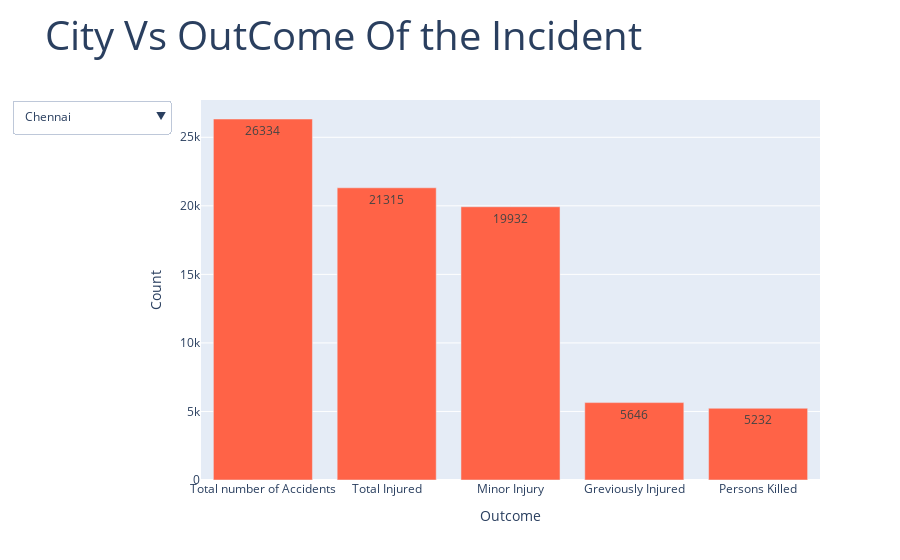

Notebook code cell kept with this figure:
### Markdown cell above
# Outcome of the Incident For each City

### Code cell
city_list = sorted(set(df["Million Plus Cities"]))
fig=go.Figure()
city_plot_names = []
buttons=[]
default_city = "Chennai"
for city_name in city_list:
    region=df[df["Million Plus Cities"]==city_name].groupby(by=["Outcome of Incident"])["Count"].sum().reset_index()
    region=region.sort_values(by="Count",ascending=False)
    fig.add_trace(go.Bar(x=region["Outcome of Incident"],y=region["Count"],marker=dict(color="tomato"),text=region["Count"], visible=(city_name==default_city)))
  
    city_plot_names.extend([city_name])
    
for city_name in city_list:
    buttons.append(dict(method='update',
                        label=city_name,
                        args = [{'visible': [city_name==r for r in city_plot_names]}]))

# Add dropdown menus to the figure
fig.update_layout(showlegend=False, updatemenus=[{"buttons": buttons, "direction": "down", "active": city_list.index(default_city)}])
fig.update_layout(xaxis_title="Outcome", yaxis_title="Count",title=dict(text="City Vs OutCome Of the Incident", font=dict(size=40)))
fig.show()

### Figure 1 — Plotly figure (JSON) as saved in the notebook; plotly's stock layout.template omitted (floating-point values rounded to 4 significant figures)
{"data": [{"marker": {"color": "tomato"}, "text": [5436, 3165, 3084, 2262, 1536], "type": "bar", "visible": false, "x": ["Total number of Accidents", "Total Injured", "Persons Killed", "Greviously Injured", "Minor Injury"], "y": [5436, 3165, 3084, 2262, 1536]}, {"marker": {"color": "tomato"}, "text": [7110, 3930, 2856, 2040, 1860], "type": "bar", "visible": false, "x": ["Total number of Accidents", "Total Injured", "Greviously Injured", "Persons Killed", "Minor Injury"], "y": [7110, 3930, 2856, 2040, 1860]}, {"marker": {"color": "tomato"}, "text": [6912, 3666, 3660, 3102, 726], "type": "bar", "visible": false, "x": ["Total number of Accidents", "Minor Injury", "Total Injured", "Persons Killed", "Greviously Injured"], "y": [6912, 3666, 3660, 3102, 726]}, {"marker": {"color": "tomato"}, "text": [600, 396, 295, 228, 126], "type": "bar", "visible": false, "x": ["Total number of Accidents", "Persons Killed", "Total Injured", "Greviously Injured", "Minor Injury"], "y": [600, 396, 295, 228, 126]}, {"marker": {"color": "tomato"}, "text": [2568, 1890, 1230, 1218, 258], "type": "bar", "visible": false, "x": ["Total number of Accidents", "Persons Killed", "Total Injured", "Greviously Injured", "Minor Injury"], "y": [2568, 1890, 1230, 1218, 258]}, {"marker": {"color": "tomato"}, "text": [2436, 1465, 1320, 816, 438], "type": "bar", "visible": false, "x": ["Total number of Accidents", "Total Injured", "Greviously Injured", "Persons Killed", "Minor Injury"], "y": [2436, 1465, 1320, 816, 438]}, {"marker": {"color": "tomato"}, "text": [19398, 13755, 10242, 6264, 3876], "type": "bar", "visible": false, "x": ["Total number of Accidents", "Total Injured", "Greviously Injured", "Minor Injury", "Persons Killed"], "y": [19398, 13755, 10242, 6264, 3876]}, {"marker": {"color": "tomato"}, "text": [13770, 9726, 9035, 1422, 1116], "type": "bar", "visible": false, "x": ["Total number of Accidents", "Minor Injury", "Total Injured", "Persons Killed", "Greviously Injured"], "y": [13770, 9726, 9035, 1422, 1116]}, {"marker": {"color": "tomato"}, "text": [954, 804, 740, 318, 84], "type": "bar", "visible": false, "x": ["Total number of Accidents", "Minor Injury", "Total Injured", "Persons Killed", "Greviously Injured"], "y": [954, 804, 740, 318, 84]}, {"marker": {"color": "tomato"}, "text": [26334, 21315, 19932, 5646, 5232], "type": "bar", "visible": true, "x": ["Total number of Accidents", "Total Injured", "Minor Injury", "Greviously Injured", "Persons Killed"], "y": [26334, 21315, 19932, 5646, 5232]}, {"marker": {"color": "tomato"}, "text": [4242, 3610, 2250, 2082, 388], "type": "bar", "visible": false, "x": ["Total number of Accidents", "Total Injured", "Minor Injury", "Greviously Injured", "Persons Killed"], "y": [4242, 3610, 2250, 2082, 388]}, {"marker": {"color": "tomato"}, "text": [25068, 20700, 18310, 7176, 1272], "type": "bar", "visible": false, "x": ["Total number of Accidents", "Minor Injury", "Total Injured", "Persons Killed", "Greviously Injured"], "y": [25068, 20700, 18310, 7176, 1272]}, {"marker": {"color": "tomato"}, "text": [984, 498, 490, 432, 156], "type": "bar", "visible": false, "x": ["Total number of Accidents", "Persons Killed", "Total Injured", "Greviously Injured", "Minor Injury"], "y": [984, 498, 490, 432, 156]}, {"marker": {"color": "tomato"}, "text": [2934, 2136, 2105, 1170, 390], "type": "bar", "visible": false, "x": ["Total number of Accidents", "Minor Injury", "Total Injured", "Persons Killed", "Greviously Injured"], "y": [2934, 2136, 2105, 1170, 390]}, {"marker": {"color": "tomato"}, "text": [4248, 2325, 1956, 1782, 1008], "type": "bar", "visible": false, "x": ["Total number of Accidents", "Total Injured", "Persons Killed", "Greviously Injured", "Minor Injury"], "y": [4248, 2325, 1956, 1782, 1008]}, {"marker": {"color": "tomato"}, "text": [10794, 7404, 6645, 1896, 570], "type": "bar", "visible": false, "x": ["Total number of Accidents", "Minor Injury", "Total Injured", "Persons Killed", "Greviously Injured"], "y": [10794, 7404, 6645, 1896, 570]}, {"marker": {"color": "tomato"}, "text": [12384, 10770, 9460, 1524, 582], "type": "bar", "visible": false, "x": ["Total number of Accidents", "Minor Injury", "Total Injured", "Persons Killed", "Greviously Injured"], "y": [12384, 10770, 9460, 1524, 582]}, {"marker": {"color": "tomato"}, "text": [18216, 14556, 13240, 2754, 1332], "type": "bar", "visible": false, "x": ["Total number of Accidents", "Minor Injury", "Total Injured", "Persons Killed", "Greviously Injured"], "y": [18216, 14556, 13240, 2754, 1332]}, {"marker": {"color": "tomato"}, "text": [19356, 16602, 16285, 2940, 2532], "type": "bar", "visible": false, "x": ["Total number of Accidents", "Minor Injury", "Total Injured", "Greviously Injured", "Persons Killed"], "y": [19356, 16602, 16285, 2940, 2532]}, {"marker": {"color": "tomato"}, "text": [11640, 7840, 6744, 3636, 2664], "type": "bar", "visible": false, "x": ["Total number of Accidents", "Total Injured", "Minor Injury", "Persons Killed", "Greviously Injured"], "y": [11640, 7840, 6744, 3636, 2664]}, {"marker": {"color": "tomato"}, "text": [714, 456, 455, 282, 90], "type": "bar", "visible": false, "x": ["Total number of Accidents", "Greviously Injured", "Total Injured", "Persons Killed", "Minor Injury"], "y": [714, 456, 455, 282, 90]}, {"marker": {"color": "tomato"}, "text": [1752, 1044, 1035, 852, 198], "type": "bar", "visible": false, "x": ["Total number of Accidents", "Minor Injury", "Total Injured", "Persons Killed", "Greviously Injured"], "y": [1752, 1044, 1035, 852, 198]}, {"marker": {"color": "tomato"}, "text": [3024, 2865, 1824, 1614, 342], "type": "bar", "visible": false, "x": ["Total number of Accidents", "Total Injured", "Greviously Injured", "Minor Injury", "Persons Killed"], "y": [3024, 2865, 1824, 1614, 342]}, {"marker": {"color": "tomato"}, "text": [7344, 4158, 3890, 3378, 510], "type": "bar", "visible": false, "x": ["Total number of Accidents", "Greviously Injured", "Total Injured", "Persons Killed", "Minor Injury"], "y": [7344, 4158, 3890, 3378, 510]}, {"marker": {"color": "tomato"}, "text": [6018, 5060, 4572, 1500, 546], "type": "bar", "visible": false, "x": ["Total number of Accidents", "Total Injured", "Greviously Injured", "Minor Injury", "Persons Killed"], "y": [6018, 5060, 4572, 1500, 546]}, {"marker": {"color": "tomato"}, "text": [8622, 7030, 6732, 1704, 606], "type": "bar", "visible": false, "x": ["Total number of Accidents", "Total Injured", "Greviously Injured", "Minor Injury", "Persons Killed"], "y": [8622, 7030, 6732, 1704, 606]}, {"marker": {"color": "tomato"}, "text": [10098, 7005, 5064, 3342, 1206], "type": "bar", "visible": false, "x": ["Total number of Accidents", "Total Injured", "Greviously Injured", "Minor Injury", "Persons Killed"], "y": [10098, 7005, 5064, 3342, 1206]}, {"marker": {"color": "tomato"}, "text": [8466, 7236, 6905, 1164, 1050], "type": "bar", "visible": false, "x": ["Total number of Accidents", "Greviously Injured", "Total Injured", "Persons Killed", "Minor Injury"], "y": [8466, 7236, 6905, 1164, 1050]}, {"marker": {"color": "tomato"}, "text": [2118, 1810, 1770, 402, 360], "type": "bar", "visible": false, "x": ["Total number of Accidents", "Total Injured", "Minor Injury", "Greviously Injured", "Persons Killed"], "y": [2118, 1810, 1770, 402, 360]}, {"marker": {"color": "tomato"}, "text": [5676, 2770, 2244, 1836, 1488], "type": "bar", "visible": false, "x": ["Total number of Accidents", "Total Injured", "Persons Killed", "Greviously Injured", "Minor Injury"], "y": [5676, 2770, 2244, 1836, 1488]}, {"marker": {"color": "tomato"}, "text": [2508, 1698, 920, 834, 270], "type": "bar", "visible": false, "x": ["Total number of Accidents", "Persons Killed", "Total Injured", "Greviously Injured", "Minor Injury"], "y": [2508, 1698, 920, 834, 270]}, {"marker": {"color": "tomato"}, "text": [3180, 2495, 2322, 672, 486], "type": "bar", "visible": false, "x": ["Total number of Accidents", "Total Injured", "Minor Injury", "Greviously Injured", "Persons Killed"], "y": [3180, 2495, 2322, 672, 486]}, {"marker": {"color": "tomato"}, "text": [10704, 9140, 8208, 2760, 1482], "type": "bar", "visible": false, "x": ["Total number of Accidents", "Total Injured", "Greviously Injured", "Minor Injury", "Persons Killed"], "y": [10704, 9140, 8208, 2760, 1482]}, {"marker": {"color": "tomato"}, "text": [4350, 2760, 2435, 2094, 162], "type": "bar", "visible": false, "x": ["Total number of Accidents", "Minor Injury", "Total Injured", "Persons Killed", "Greviously Injured"], "y": [4350, 2760, 2435, 2094, 162]}, {"marker": {"color": "tomato"}, "text": [10872, 8700, 7782, 2658, 2094], "type": "bar", "visible": false, "x": ["Total number of Accidents", "Total Injured", "Greviously Injured", "Minor Injury", "Persons Killed"], "y": [10872, 8700, 7782, 2658, 2094]}, {"marker": {"color": "tomato"}, "text": [4638, 3760, 2520, 1992, 1260], "type": "bar", "visible": false, "x": ["Total number of Accidents", "Total Injured", "Greviously Injured", "Minor Injury", "Persons Killed"], "y": [4638, 3760, 2520, 1992, 1260]}, {"marker": {"color": "tomato"}, "text": [2496, 1825, 1722, 1026, 468], "type": "bar", "visible": false, "x": ["Total number of Accidents", "Total Injured", "Greviously Injured", "Persons Killed", "Minor Injury"], "y": [2496, 1825, 1722, 1026, 468]}, {"marker": {"color": "tomato"}, "text": [2238, 1368, 1215, 1086, 90], "type": "bar", "visible": false, "x": ["Total number of Accidents", "Greviously Injured", "Total Injured", "Persons Killed", "Minor Injury"], "y": [2238, 1368, 1215, 1086, 90]}, {"marker": {"color": "tomato"}, "text": [2892, 1940, 1782, 858, 546], "type": "bar", "visible": false, "x": ["Total number of Accidents", "Total Injured", "Greviously Injured", "Persons Killed", "Minor Injury"], "y": [2892, 1940, 1782, 858, 546]}, {"marker": {"color": "tomato"}, "text": [10596, 7470, 6470, 2892, 294], "type": "bar", "visible": false, "x": ["Total number of Accidents", "Minor Injury", "Total Injured", "Persons Killed", "Greviously Injured"], "y": [10596, 7470, 6470, 2892, 294]}, {"marker": {"color": "tomato"}, "text": [2592, 1620, 1206, 828, 738], "type": "bar", "visible": false, "x": ["Total number of Accidents", "Total Injured", "Greviously Injured", "Persons Killed", "Minor Injury"], "y": [2592, 1620, 1206, 828, 738]}, {"marker": {"color": "tomato"}, "text": [1650, 1650, 1375, 270, 0], "type": "bar", "visible": false, "x": ["Minor Injury", "Total number of Accidents", "Total Injured", "Persons Killed", "Greviously Injured"], "y": [1650, 1650, 1375, 270, 0]}, {"marker": {"color": "tomato"}, "text": [3450, 2115, 1908, 1146, 630], "type": "bar", "visible": false, "x": ["Total number of Accidents", "Total Injured", "Greviously Injured", "Persons Killed", "Minor Injury"], "y": [3450, 2115, 1908, 1146, 630]}, {"marker": {"color": "tomato"}, "text": [7284, 6315, 6144, 1434, 648], "type": "bar", "visible": false, "x": ["Total number of Accidents", "Total Injured", "Greviously Injured", "Minor Injury", "Persons Killed"], "y": [7284, 6315, 6144, 1434, 648]}, {"marker": {"color": "tomato"}, "text": [8784, 8160, 6612, 3180, 804], "type": "bar", "visible": false, "x": ["Total number of Accidents", "Total Injured", "Greviously Injured", "Minor Injury", "Persons Killed"], "y": [8784, 8160, 6612, 3180, 804]}, {"marker": {"color": "tomato"}, "text": [2406, 2388, 2005, 522, 0], "type": "bar", "visible": false, "x": ["Minor Injury", "Total number of Accidents", "Total Injured", "Persons Killed", "Greviously Injured"], "y": [2406, 2388, 2005, 522, 0]}, {"marker": {"color": "tomato"}, "text": [2886, 2040, 1446, 1002, 918], "type": "bar", "visible": false, "x": ["Total number of Accidents", "Total Injured", "Greviously Injured", "Minor Injury", "Persons Killed"], "y": [2886, 2040, 1446, 1002, 918]}, {"marker": {"color": "tomato"}, "text": [2670, 1525, 1278, 1092, 738], "type": "bar", "visible": false, "x": ["Total number of Accidents", "Total Injured", "Persons Killed", "Greviously Injured", "Minor Injury"], "y": [2670, 1525, 1278, 1092, 738]}, {"marker": {"color": "tomato"}, "text": [6432, 4885, 3408, 2454, 1644], "type": "bar", "visible": false, "x": ["Total number of Accidents", "Total Injured", "Minor Injury", "Greviously Injured", "Persons Killed"], "y": [6432, 4885, 3408, 2454, 1644]}, {"marker": {"color": "tomato"}, "text": [10590, 5910, 4764, 2328, 1530], "type": "bar", "visible": false, "x": ["Total number of Accidents", "Total Injured", "Greviously Injured", "Minor Injury", "Persons Killed"], "y": [10590, 5910, 4764, 2328, 1530]}], "layout": {"showlegend": false, "title": {"font": {"size": 40}, "text": "City Vs OutCome Of the Incident"}, "updatemenus": [{"active": 9, "buttons": [{"args": [{"visible": [true, false, false, false, false, false, false, false, false, false, false, false, false, false, false, false, false, false, false, false, false, false, false, false, false, false, false, false, false, false, false, false, false, false, false, false, false, false, false, false, false, false, false, false, false, false, false, false, false, false]}], "label": "Agra", "method": "update"}, {"args": [{"visible": [false, true, false, false, false, false, false, false, false, false, false, false, false, false, false, false, false, false, false, false, false, false, false, false, false, false, false, false, false, false, false, false, false, false, false, false, false, false, false, false, false, false, false, false, false, false, false, false, false, false]}], "label": "Ahmedabad", "method": "update"}, {"args": [{"visible": [false, false, true, false, false, false, false, false, false, false, false, false, false, false, false, false, false, false, false, false, false, false, false, false, false, false, false, false, false, false, false, false, false, false, false, false, false, false, false, false, false, false, false, false, false, false, false, false, false, false]}], "label": "Allahabad(Prayagraj)", "method": "update"}, {"args": [{"visible": [false, false, false, true, false, false, false, false, false, false, false, false, false, false, false, false, false, false, false, false, false, false, false, false, false, false, false, false, false, false, false, false, false, false, false, false, false, false, false, false, false, false, false, false, false, false, false, false, false, false]}], "label": "Amritsar", "method": "update"}, {"args": [{"visible": [false, false, false, false, true, false, false, false, false, false, false, false, false, false, false, false, false, false, false, false, false, false, false, false, false, false, false, false, false, false, false, false, false, false, false, false, false, false, false, false, false, false, false, false, false, false, false, false, false, false]}], "label": "Asansol Durgapur", "method": "update"}, {"args": [{"visible": [false, false, false, false, false, true, false, false, false, false, false, false, false, false, false, false, false, false, false, false, false, false, false, false, false, false, false, false, false, false, false, false, false, false, false, false, false, false, false, false, false, false, false, false, false, false, false, false, false, false]}], "label": "Aurangabad", "method": "update"}, {"args": [{"visible": [false, false, false, false, false, false, true, false, false, false, false, false, false, false, false, false, false, false, false, false, false, false, false, false, false, false, false, false, false, false, false, false, false, false, false, false, false, false, false, false, false, false, false, false, false, false, false, false, false, false]}], "label": "Bengaluru", "method": "update"}, {"args": [{"visible": [false, false, false, false, false, false, false, true, false, false, false, false, false, false, false, false, false, false, false, false, false, false, false, false, false, false, false, false, false, false, false, false, false, false, false, false, false, false, false, false, false, false, false, false, false, false, false, false, false, false]}], "label": "Bhopal", "method": "update"}, {"args": [{"visible": [false, false, false, false, false, false, false, false, true, false, false, false, false, false, false, false, false, false, false, false, false, false, false, false, false, false, false, false, false, false, false, false, false, false, false, false, false, false, false, false, false, false, false, false, false, false, false, false, false, false]}], "label": "Chandigarh", "method": "update"}, {"args": [{"visible": [false, false, false, false, false, false, false, false, false, true, false, false, false, false, false, false, false, false, false, false, false, false, false, false, false, false, false, false, false, false, false, false, false, false, false, false, false, false, false, false, false, false, false, false, false, false, false, false, false, false]}], "label": "Chennai", "method": "update"}, {"args": [{"visible": [false, false, false, false, false, false, false, false, false, false, true, false, false, false, false, false, false, false, false, false, false, false, false, false, false, false, false, false, false, false, false, false, false, false, false, false, false, false, false, false, false, false, false, false, false, false, false, false, false, false]}], "label": "Coimbatore", "method": "update"}, {"args": [{"visible": [false, false, false, false, false, false, false, false, false, false, false, true, false, false, false, false, false, false, false, false, false, false, false, false, false, false, false, false, false, false, false, false, false, false, false, false, false, false, false, false, false, false, false, false, false, false, false, false, false, false]}], "label": "Delhi", "method": "update"}, {"args": [{"visible": [false, false, false, false, false, false, false, false, false, false, false, false, true, false, false, false, false, false, false, false, false, false, false, false, false, false, false, false, false, false, false, false, false, false, false, false, false, false, false, false, false, false, false, false, false, false, false, false, false, false]}], "label": "Dhanbad", "method": "update"}, {"args": [{"visible": [false, false, false, false, false, false, false, false, false, false, false, false, false, true, false, false, false, false, false, false, false, false, false, false, false, false, false, false, false, false, false, false, false, false, false, false, false, false, false, false, false, false, false, false, false, false, false, false, false, false]}], "label": "Faridabad", "method": "update"}, {"args": [{"visible": [false, false, false, false, false, false, false, false, false, false, false, false, false, false, true, false, false, false, false, false, false, false, false, false, false, false, false, false, false, false, false, false, false, false, false, false, false, false, false, false, false, false, false, false, false, false, false, false, false, false]}], "label": "Ghaziabad", "method": "update"}, {"args": [{"visible": [false, false, false, false, false, false, false, false, false, false, false, false, false, false, false, true, false, false, false, false, false, false, false, false, false, false, false, false, false, false, false, false, false, false, false, false, false, false, false, false, false, false, false, false, false, false, false, false, false, false]}], "label": "Gwalior", "method": "update"}, {"args": [{"visible": [false, false, false, false, false, false, false, false, false, false, false, false, false, false, false, false, true, false, false, false, false, false, false, false, false, false, false, false, false, false, false, false, false, false, false, false, false, false, false, false, false, false, false, false, false, false, false, false, false, false]}], "label": "Hyderabad", "method": "update"}, {"args": [{"visible": [false, false, false, false, false, false, false, false, false, false, false, false, false, false, false, false, false, true, false, false, false, false, false, false, false, false, false, false, false, false, false, false, false, false, false, false, false, false, false, false, false, false, false, false, false, false, false, false, false, false]}], "label": "Indore", "method": "update"}, {"args": [{"visible": [false, false, false, false, false, false, false, false, false, false, false, false, false, false, false, false, false, false, true, false, false, false, false, false, false, false, false, false, false, false, false, false, false, false, false, false, false, false, false, false, false, false, false, false, false, false, false, false, false, false]}], "label": "Jabalpur", "method": "update"}, {"args": [{"visible": [false, false, false, false, false, false, false, false, false, false, false, false, false, false, false, false, false, false, false, true, false, false, false, false, false, false, false, false, false, false, false, false, false, false, false, false, false, false, false, false, false, false, false, false, false, false, false, false, false, false]}], "label": "Jaipur", "method": "update"}, {"args": [{"visible": [false, false, false, false, false, false, false, false, false, false, false, false, false, false, false, false, false, false, false, false, true, false, false, false, false, false, false, false, false, false, false, false, false, false, false, false, false, false, false, false, false, false, false, false, false, false, false, false, false, false]}], "label": "Jamshedpur", "method": "update"}, {"args": [{"visible": [false, false, false, false, false, false, false, false, false, false, false, false, false, false, false, false, false, false, false, false, false, true, false, false, false, false, false, false, false, false, false, false, false, false, false, false, false, false, false, false, false, false, false, false, false, false, false, false, false, false]}], "label": "Jodhpur", "method": "update"}, {"args": [{"visible": [false, false, false, false, false, false, false, false, false, false, false, false, false, false, false, false, false, false, false, false, false, false, true, false, false, false, false, false, false, false, false, false, false, false, false, false, false, false, false, false, false, false, false, false, false, false, false, false, false, false]}], "label": "Kannur", "method": "update"}, {"args": [{"visible": [false, false, false, false, false, false, false, false, false, false, false, false, false, false, false, false, false, false, false, false, false, false, false, true, false, false, false, false, false, false, false, false, false, false, false, false, false, false, false, false, false, false, false, false, false, false, false, false, false, false]}], "label": "Kanpur", "method": "update"}, {"args": [{"visible": [false, false, false, false, false, false, false, false, false, false, false, false, false, false, false, false, false, false, false, false, false, false, false, false, true, false, false, false, false, false, false, false, false, false, false, false, false, false, false, false, false, false, false, false, false, false, false, false, false, false]}], "label": "Khozikode", "method": "update"}, {"args": [{"visible": [false, false, false, false, false, false, false, false, false, false, false, false, false, false, false, false, false, false, false, false, false, false, false, false, false, true, false, false, false, false, false, false, false, false, false, false, false, false, false, false, false, false, false, false, false, false, false, false, false, false]}], "label": "Kochi", "method": "update"}, {"args": [{"visible": [false, false, false, false, false, false, false, false, false, false, false, false, false, false, false, false, false, false, false, false, false, false, false, false, false, false, true, false, false, false, false, false, false, false, false, false, false, false, false, false, false, false, false, false, false, false, false, false, false, false]}], "label": "Kolkata", "method": "update"}, {"args": [{"visible": [false, false, false, false, false, false, false, false, false, false, false, false, false, false, false, false, false, false, false, false, false, false, false, false, false, false, false, true, false, false, false, false, false, false, false, false, false, false, false, false, false, false, false, false, false, false, false, false, false, false]}], "label": "Kollam", "method": "update"}, {"args": [{"visible": [false, false, false, false, false, false, false, false, false, false, false, false, false, false, false, false, false, false, false, false, false, false, false, false, false, false, false, false, true, false, false, false, false, false, false, false, false, false, false, false, false, false, false, false, false, false, false, false, false, false]}], "label": "Kota", "method": "update"}, {"args": [{"visible": [false, false, false, false, false, false, false, false, false, false, false, false, false, false, false, false, false, false, false, false, false, false, false, false, false, false, false, false, false, true, false, false, false, false, false, false, false, false, false, false, false, false, false, false, false, false, false, false, false, false]}], "label": "Lucknow", "method": "update"}, {"args": [{"visible": [false, false, false, false, false, false, false, false, false, false, false, false, false, false, false, false, false, false, false, false, false, false, false, false, false, false, false, false, false, false, true, false, false, false, false, false, false, false, false, false, false, false, false, false, false, false, false, false, false, false]}], "label": "Ludhiana", "method": "update"}, {"args": [{"visible": [false, false, false, false, false, false, false, false, false, false, false, false, false, false, false, false, false, false, false, false, false, false, false, false, false, false, false, false, false, false, false, true, false, false, false, false, false, false, false, false, false, false, false, false, false, false, false, false, false, false]}], "label": "Madurai", "method": "update"}, {"args": [{"visible": [false, false, false, false, false, false, false, false, false, false, false, false, false, false, false, false, false, false, false, false, false, false, false, false, false, false, false, false, false, false, false, false, true, false, false, false, false, false, false, false, false, false, false, false, false, false, false, false, false, false]}], "label": "Mallapuram", "method": "update"}, {"args": [{"visible": [false, false, false, false, false, false, false, false, false, false, false, false, false, false, false, false, false, false, false, false, false, false, false, false, false, false, false, false, false, false, false, false, false, true, false, false, false, false, false, false, false, false, false, false, false, false, false, false, false, false]}], "label": "Meerut", "method": "update"}, {"args": [{"visible": [false, false, false, false, false, false, false, false, false, false, false, false, false, false, false, false, false, false, false, false, false, false, false, false, false, false, false, false, false, false, false, false, false, false, true, false, false, false, false, false, false, false, false, false, false, false, false, false, false, false]}], "label": "Mumbai", "method": "update"}, {"args": [{"visible": [false, false, false, false, false, false, false, false, false, false, false, false, false, false, false, false, false, false, false, false, false, false, false, false, false, false, false, false, false, false, false, false, false, false, false, true, false, false, false, false, false, false, false, false, false, false, false, false, false, false]}], "label": "Nagpur", "method": "update"}, {"args": [{"visible": [false, false, false, false, false, false, false, false, false, false, false, false, false, false, false, false, false, false, false, false, false, false, false, false, false, false, false, false, false, false, false, false, false, false, false, false, true, false, false, false, false, false, false, false, false, false, false, false, false, false]}], "label": "Nashik", "method": "update"}, {"args": [{"visible": [false, false, false, false, false, false, false, false, false, false, false, false, false, false, false, false, false, false, false, false, false, false, false, false, false, false, false, false, false, false, false, false, false, false, false, false, false, true, false, false, false, false, false, false, false, false, false, false, false, false]}], "label": "Patna", "method": "update"}, {"args": [{"visible": [false, false, false, false, false, false, false, false, false, false, false, false, false, false, false, false, false, false, false, false, false, false, false, false, false, false, false, false, false, false, false, false, false, false, false, false, false, false, true, false, false, false, false, false, false, false, false, false, false, false]}], "label": "Pune", "method": "update"}, {"args": [{"visible": [false, false, false, false, false, false, false, false, false, false, false, false, false, false, false, false, false, false, false, false, false, false, false, false, false, false, false, false, false, false, false, false, false, false, false, false, false, false, false, true, false, false, false, false, false, false, false, false, false, false]}], "label": "Raipur", "method": "update"}, {"args": [{"visible": [false, false, false, false, false, false, false, false, false, false, false, false, false, false, false, false, false, false, false, false, false, false, false, false, false, false, false, false, false, false, false, false, false, false, false, false, false, false, false, false, true, false, false, false, false, false, false, false, false, false]}], "label": "Rajkot", "method": "update"}, {"args": [{"visible": [false, false, false, false, false, false, false, false, false, false, false, false, false, false, false, false, false, false, false, false, false, false, false, false, false, false, false, false, false, false, false, false, false, false, false, false, false, false, false, false, false, true, false, false, false, false, false, false, false, false]}], "label": "Srinagar", "method": "update"}, {"args": [{"visible": [false, false, false, false, false, false, false, false, false, false, false, false, false, false, false, false, false, false, false, false, false, false, false, false, false, false, false, false, false, false, false, false, false, false, false, false, false, false, false, false, false, false, true, false, false, false, false, false, false, false]}], "label": "Surat", "method": "update"}, {"args": [{"visible": [false, false, false, false, false, false, false, false, false, false, false, false, false, false, false, false, false, false, false, false, false, false, false, false, false, false, false, false, false, false, false, false, false, false, false, false, false, false, false, false, false, false, false, true, false, false, false, false, false, false]}], "label": "Thiruvanthapuram", "method": "update"}, {"args": [{"visible": [false, false, false, false, false, false, false, false, false, false, false, false, false, false, false, false, false, false, false, false, false, false, false, false, false, false, false, false, false, false, false, false, false, false, false, false, false, false, false, false, false, false, false, false, true, false, false, false, false, false]}], "label": "Thrissur", "method": "update"}, {"args": [{"visible": [false, false, false, false, false, false, false, false, false, false, false, false, false, false, false, false, false, false, false, false, false, false, false, false, false, false, false, false, false, false, false, false, false, false, false, false, false, false, false, false, false, false, false, false, false, true, false, false, false, false]}], "label": "Tiruchirapalli", "method": "update"}, {"args": [{"visible": [false, false, false, false, false, false, false, false, false, false, false, false, false, false, false, false, false, false, false, false, false, false, false, false, false, false, false, false, false, false, false, false, false, false, false, false, false, false, false, false, false, false, false, false, false, false, true, false, false, false]}], "label": "Vadodra", "method": "update"}, {"args": [{"visible": [false, false, false, false, false, false, false, false, false, false, false, false, false, false, false, false, false, false, false, false, false, false, false, false, false, false, false, false, false, false, false, false, false, false, false, false, false, false, false, false, false, false, false, false, false, false, false, true, false, false]}], "label": "Varanasi", "method": "update"}, {"args": [{"visible": [false, false, false, false, false, false, false, false, false, false, false, false, false, false, false, false, false, false, false, false, false, false, false, false, false, false, false, false, false, false, false, false, false, false, false, false, false, false, false, false, false, false, false, false, false, false, false, false, true, false]}], "label": "Vijaywada city", "method": "update"}, {"args": [{"visible": [false, false, false, false, false, false, false, false, false, false, false, false, false, false, false, false, false, false, false, false, false, false, false, false, false, false, false, false, false, false, false, false, false, false, false, false, false, false, false, false, false, false, false, false, false, false, false, false, false, true]}], "label": "vizag", "method": "update"}], "direction": "down"}], "xaxis": {"title": {"text": "Outcome"}}, "yaxis": {"title": {"text": "Count"}}}}
